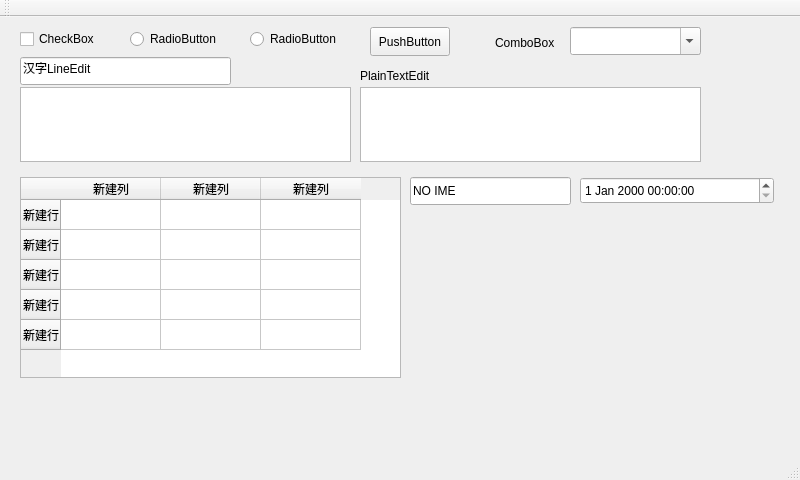
<?xml version="1.0" encoding="UTF-8"?>
<ui version="4.0">
 <class>MainWindow</class>
 <widget class="QMainWindow" name="MainWindow">
  <property name="geometry">
   <rect>
    <x>0</x>
    <y>0</y>
    <width>800</width>
    <height>480</height>
   </rect>
  </property>
  <property name="windowTitle">
   <string>MainWindow</string>
  </property>
  <widget class="QWidget" name="centralWidget">
   <widget class="QCheckBox" name="checkBox">
    <property name="geometry">
     <rect>
      <x>20</x>
      <y>10</y>
      <width>82</width>
      <height>24</height>
     </rect>
    </property>
    <property name="text">
     <string>CheckBox</string>
    </property>
   </widget>
   <widget class="QPushButton" name="pushButton">
    <property name="geometry">
     <rect>
      <x>370</x>
      <y>10</y>
      <width>80</width>
      <height>29</height>
     </rect>
    </property>
    <property name="text">
     <string>PushButton</string>
    </property>
   </widget>
   <widget class="QRadioButton" name="radioButton">
    <property name="geometry">
     <rect>
      <x>130</x>
      <y>10</y>
      <width>97</width>
      <height>24</height>
     </rect>
    </property>
    <property name="text">
     <string>RadioButton</string>
    </property>
   </widget>
   <widget class="QRadioButton" name="radioButton_2">
    <property name="geometry">
     <rect>
      <x>250</x>
      <y>10</y>
      <width>97</width>
      <height>24</height>
     </rect>
    </property>
    <property name="text">
     <string>RadioButton</string>
    </property>
   </widget>
   <widget class="QLineEdit" name="lineEdit">
    <property name="geometry">
     <rect>
      <x>20</x>
      <y>40</y>
      <width>211</width>
      <height>28</height>
     </rect>
    </property>
    <property name="text">
     <string>汉字LineEdit</string>
    </property>
   </widget>
   <widget class="QTextEdit" name="textEdit">
    <property name="geometry">
     <rect>
      <x>20</x>
      <y>70</y>
      <width>331</width>
      <height>75</height>
     </rect>
    </property>
   </widget>
   <widget class="QComboBox" name="comboBox">
    <property name="geometry">
     <rect>
      <x>570</x>
      <y>10</y>
      <width>131</width>
      <height>28</height>
     </rect>
    </property>
    <property name="editable">
     <bool>true</bool>
    </property>
    <property name="frame">
     <bool>true</bool>
    </property>
   </widget>
   <widget class="QLabel" name="label">
    <property name="geometry">
     <rect>
      <x>495</x>
      <y>10</y>
      <width>71</width>
      <height>31</height>
     </rect>
    </property>
    <property name="text">
     <string>ComboBox</string>
    </property>
   </widget>
   <widget class="QPlainTextEdit" name="plainTextEdit">
    <property name="geometry">
     <rect>
      <x>360</x>
      <y>70</y>
      <width>341</width>
      <height>75</height>
     </rect>
    </property>
   </widget>
   <widget class="QTableWidget" name="tableWidget">
    <property name="geometry">
     <rect>
      <x>20</x>
      <y>160</y>
      <width>381</width>
      <height>201</height>
     </rect>
    </property>
    <row>
     <property name="text">
      <string>新建行</string>
     </property>
    </row>
    <row>
     <property name="text">
      <string>新建行</string>
     </property>
    </row>
    <row>
     <property name="text">
      <string>新建行</string>
     </property>
    </row>
    <row>
     <property name="text">
      <string>新建行</string>
     </property>
    </row>
    <row>
     <property name="text">
      <string>新建行</string>
     </property>
    </row>
    <column>
     <property name="text">
      <string>新建列</string>
     </property>
    </column>
    <column>
     <property name="text">
      <string>新建列</string>
     </property>
    </column>
    <column>
     <property name="text">
      <string>新建列</string>
     </property>
    </column>
   </widget>
   <widget class="QLabel" name="label_2">
    <property name="geometry">
     <rect>
      <x>360</x>
      <y>50</y>
      <width>91</width>
      <height>18</height>
     </rect>
    </property>
    <property name="text">
     <string>PlainTextEdit</string>
    </property>
   </widget>
   <widget class="QLineEdit" name="lineEdit_no_ime">
    <property name="geometry">
     <rect>
      <x>410</x>
      <y>160</y>
      <width>161</width>
      <height>28</height>
     </rect>
    </property>
    <property name="text">
     <string>NO IME</string>
    </property>
   </widget>
   <widget class="QDateTimeEdit" name="dateTimeEdit">
    <property name="geometry">
     <rect>
      <x>580</x>
      <y>160</y>
      <width>194</width>
      <height>27</height>
     </rect>
    </property>
   </widget>
  </widget>
  <widget class="QMenuBar" name="menuBar">
   <property name="geometry">
    <rect>
     <x>0</x>
     <y>0</y>
     <width>800</width>
     <height>23</height>
    </rect>
   </property>
  </widget>
  <widget class="QToolBar" name="mainToolBar">
   <attribute name="toolBarArea">
    <enum>TopToolBarArea</enum>
   </attribute>
   <attribute name="toolBarBreak">
    <bool>false</bool>
   </attribute>
  </widget>
  <widget class="QStatusBar" name="statusBar"/>
 </widget>
 <layoutdefault spacing="6" margin="11"/>
 <resources/>
 <connections/>
</ui>
